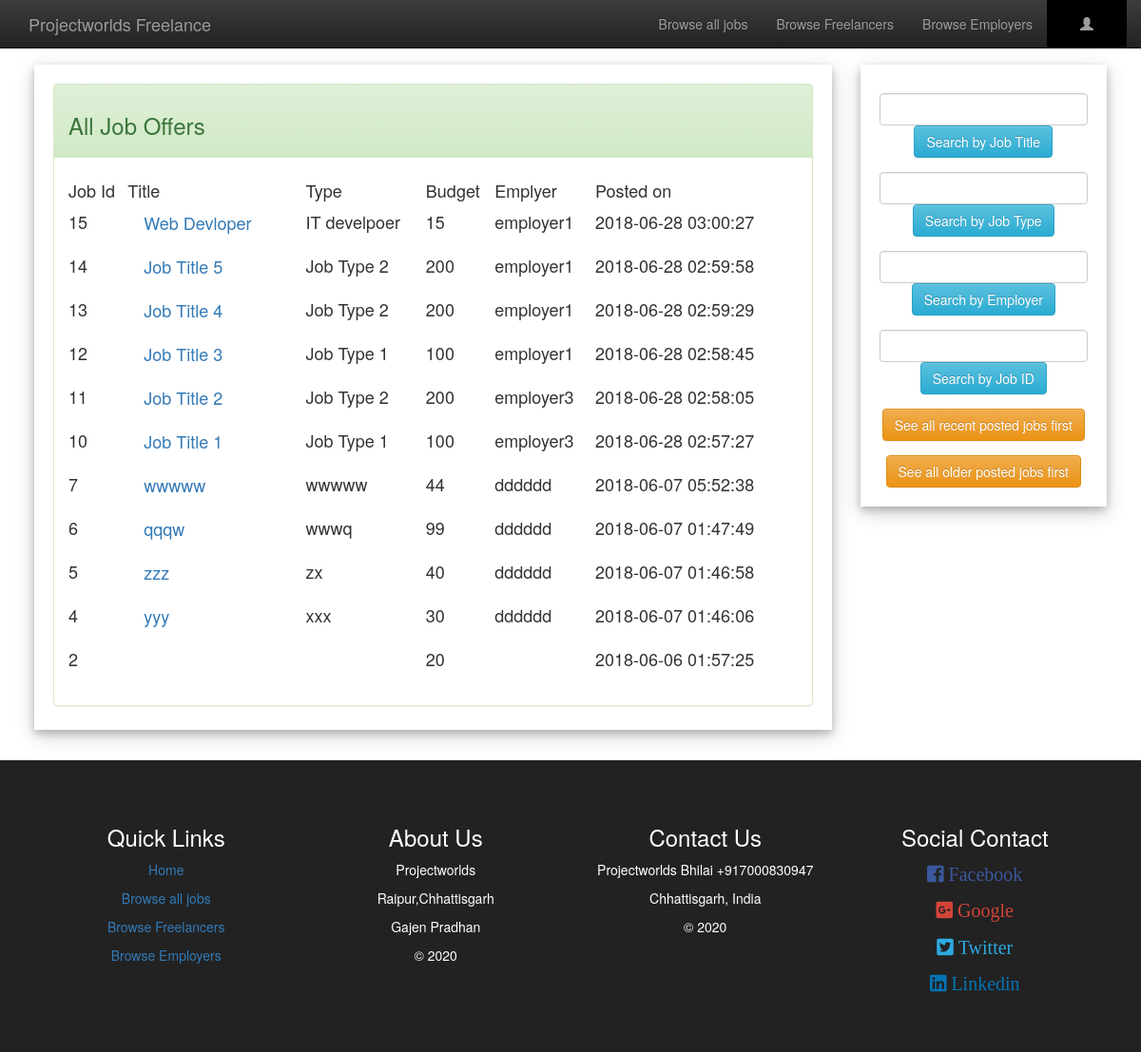
/allJob.php, run on the app's committed database.
### tables this page shows
CREATE TABLE IF NOT EXISTS `job_offer` (
`job_id` bigint(20) unsigned NOT NULL,
  `title` varchar(200) NOT NULL,
  `type` varchar(200) NOT NULL,
  `description` varchar(1000) NOT NULL,
  `budget` int(11) NOT NULL,
  `skills` varchar(200) NOT NULL,
  `special_skill` varchar(200) NOT NULL,
  `e_username` varchar(200) NOT NULL,
  `valid` tinyint(1) NOT NULL,
  `timestamp` timestamp NOT NULL DEFAULT CURRENT_TIMESTAMP
);

### allJob.php (the view, shortened to what this page needs)
<?php include('server.php');
if(isset($_SESSION["Username"])){
	$username=$_SESSION["Username"];
	if ($_SESSION["Usertype"]==1) {
		$linkPro="freelancerProfile.php";
		$linkEditPro="editFreelancer.php";
		$linkBtn="applyJob.php";
		$textBtn="Apply for this job";
	}
	else{
		$linkPro="employerProfile.php";
		$linkEditPro="editEmployer.php";
		$linkBtn="editJob.php";
		$textBtn="Edit the job offer";
	}
}
else{
    $username="";
}
$sql = "SELECT * FROM job_offer WHERE valid=1 ORDER BY timestamp DESC";
$result = $conn->query($sql);
 ?>
<!DOCTYPE html>
<html>
<head>
	<link rel="stylesheet" type="text/css" href="bootstrap/css/bootstrap.min.css">
	<link rel="stylesheet" type="text/css" href="bootstrap/css/bootstrap-theme.min.css">
	<link rel="stylesheet" type="text/css" href="awesome/css/fontawesome-all.min.css">
</head>
<body>
<nav class="navbar navbar-inverse navbar-fixed-top" id="my-navbar">
	<div class="container">
		<div class="navber-header">
			<a href="index.php" class="navbar-brand">Projectworlds Freelance</a>
		</div>
		<div class="collapse navbar-collapse" id="navbar-collapse">
			<ul class="nav navbar-nav navbar-right">
				<li><a href="allJob.php">Browse all jobs</a></li>
				<li><a href="allFreelancer.php">Browse Freelancers</a></li>
				<li><a href="allEmployer.php">Browse Employers</a></li>
				<li class="dropdown" style="background:#000;padding:0 20px 0 20px;">
			        <a class="dropdown-toggle" data-toggle="dropdown" href="#"><span class="glyphicon glyphicon-user"></span> <?php echo $username; ?>
			        </a>
			    </li>
			</ul>
		</div>
	</div>
</nav>
<div style="padding:1% 3% 1% 3%;">
<div class="row">
	<div class="col-lg-9">
		<div class="card" style="padding:20px 20px 5px 20px;margin-top:20px">
			<div class="panel panel-success">
			  <div class="panel-heading"><h3>All Job Offers</h3></div>
			  <div class="panel-body"><h4>
                  <table style="width:100%">
                      <tr>
                          <td>Job Id</td>
                          <td>Title</td>
                          <td>Type</td>
                          <td>Budget</td>
                          <td>Emplyer</td>
                          <td>Posted on</td>
                      </tr>
                      <?php
                      if ($result->num_rows > 0) {
                            while($row = $result->fetch_assoc()) {
                                $job_id=$row["job_id"];
                                $title=$row["title"];
                                $type=$row["type"];
                                $budget=$row["budget"];
                                $e_username=$row["e_username"];
                                $timestamp=$row["timestamp"];
                                echo '
                                <form action="allJob.php" method="post">
                                <input type="hidden" name="jid" value="'.$job_id.'">
                                    <tr>
                                    <td>'.$job_id.'</td>
                                    <td><input type="submit" class="btn btn-link btn-lg" value="'.$title.'"></td>
                                    <td>'.$type.'</td>
                                    <td>'.$budget.'</td>
                                    <td>'.$e_username.'</td>
                                    <td>'.$timestamp.'</td>
                                    </tr>
                                </form>
                                ';
                                }
                        } else {
                            echo "<tr></tr><tr><td></td><td>Nothing to show</td></tr>";
                        }
                       ?>
                     </table>
              </h4></div>
			</div>
		</div>
	</div>
	<div class="col-lg-3">
		<div class="card" style="padding:20px 20px 5px 20px;margin-top:20px">
			<form action="allJob.php" method="post">
				<div class="form-group">
				  <input type="text" class="form-control" name="s_title">
				  <center><button type="submit" class="btn btn-info">Search by Job Title</button></center>
				</div>
	        </form>
	        <form action="allJob.php" method="post">
				<div class="form-group">
				  <input type="text" class="form-control" name="s_type">
				  <center><button type="submit" class="btn btn-info">Search by Job Type</button></center>
				</div>
	        </form>
	        <form action="allJob.php" method="post">
				<div class="form-group">
				  <input type="text" class="form-control" name="s_employer">
				  <center><button type="submit" class="btn btn-info">Search by Employer</button></center>
				</div>
	        </form>
	        <form action="allJob.php" method="post">
				<div class="form-group">
				  <input type="text" class="form-control" name="s_id">
				  <center><button type="submit" class="btn btn-info">Search by Job ID</button></center>
				</div>
	        </form>
	        <form action="allJob.php" method="post">
				<div class="form-group">
				  <center><button type="submit" name="recentJob" class="btn btn-warning">See all recent posted jobs first</button></center>
				</div>
	        </form>
	        <form action="allJob.php" method="post">
				<div class="form-group">
				  <center><button type="submit" name="oldJob" class="btn btn-warning">See all older posted jobs first</button></center>
				</div>
	        </form>
	    </div>
	</div>
</div>
</div>
<div class="text-center" style="padding:4%;background:#222;color:#fff;margin-top:20px;">
	<div class="row">
			<div class="col-lg-3">
			<h3>Quick Links</h3>
			<p><a href="index.php">Home</a></p>
			<p><a href="allJob.php">Browse all jobs</a></p>
			<p><a href="allFreelancer.php">Browse Freelancers</a></p>
			<p><a href="allEmployer.php">Browse Employers</a></p>
		</div>
		<div class="col-lg-3">
			<h3>About Us</h3>
			<p>Projectworlds</p>
			<p>Raipur,Chhattisgarh</p>
			<p>Gajen Pradhan</p>
			<p>&copy 2020</p>
		</div>
		<div class="col-lg-3">
			<h3>Contact Us</h3>
			<p>Projectworlds Bhilai +917000830947</p>
			<p>Chhattisgarh, India</p>
			<p>&copy  2020</p>
		</div>
		<div class="col-lg-3">
			<h3>Social Contact</h3>
			<p style="font-size:20px;color:#3B579D;"><i class="fab fa-facebook-square"> Facebook</i></p>
			<p style="font-size:20px;color:#D34438;"><i class="fab fa-google-plus-square"> Google</i></p>
			<p style="font-size:20px;color:#2CAAE1;"><i class="fab fa-twitter-square"> Twitter</i></p>
			<p style="font-size:20px;color:#0274B3;"><i class="fab fa-linkedin"> Linkedin</i></p>
		</div>
	</div>
</div>
</body>
</html>

### allJob.php (style rules this page uses)
body { padding-top: 3%;margin: 0; }
.card { box-shadow: 0 4px 8px 0 rgba(0, 0, 0, 0.2), 0 6px 20px 0 rgba(0, 0, 0, 0.19); background:#fff }

### data on the page
job_offer: job_id "15", title "Web Devloper", type "IT develpoer", budget "15", e_username "employer1", timestamp "2018-06-28 03:00:27"
job_offer: job_id "14", title "Job Title 5", type "Job Type 2", budget "200", e_username "employer1", timestamp "2018-06-28 02:59:58"
job_offer: job_id "13", title "Job Title 4", type "Job Type 2", budget "200", e_username "employer1", timestamp "2018-06-28 02:59:29"
job_offer: job_id "12", title "Job Title 3", type "Job Type 1", budget "100", e_username "employer1", timestamp "2018-06-28 02:58:45"
job_offer: job_id "11", title "Job Title 2", type "Job Type 2", budget "200", e_username "employer3", timestamp "2018-06-28 02:58:05"
job_offer: job_id "10", title "Job Title 1", type "Job Type 1", budget "100", e_username "employer3", timestamp "2018-06-28 02:57:27"
job_offer: job_id "7", title "wwwww", type "wwwww", budget "44", e_username "dddddd", timestamp "2018-06-07 05:52:38"
job_offer: job_id "6", title "qqqw", type "wwwq", budget "99", e_username "dddddd", timestamp "2018-06-07 01:47:49"
job_offer: job_id "5", title "zzz", type "zx", budget "40", e_username "dddddd", timestamp "2018-06-07 01:46:58"
job_offer: job_id "4", title "yyy", type "xxx", budget "30", e_username "dddddd", timestamp "2018-06-07 01:46:06"
job_offer: job_id "2", budget "20", timestamp "2018-06-06 01:57:25"
